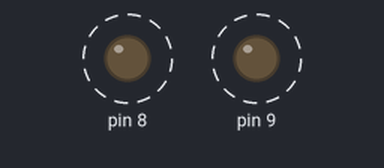
A sketch run on a simulated Arduino Uno, built with avr-gcc and run on an emulated ATmega328P. Shown: output pins drawn as LEDs (lit = HIGH). Dashed ring = blinking.

Above: at 0.5 s.
Timing chart, 0 to 4.6 s (numbered marks = the images above):
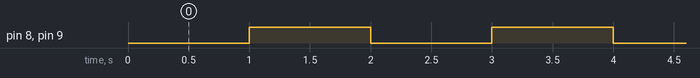

The sketch:

timerInterrupts.ino
```cpp
#include <avr/io.h>
#include <avr/interrupt.h>

int main() {

  // PB1 is configured as output and is initially set to LOW
  // Same for PB0
  DDRB = 0b00000011;
  PORTB = 0b00000000;

  cli(); // Disable global interrupts

  // Configure a Timer Interrupt
  TCCR1A = 0b00000000; // Clear the TCCR1A register
  TCCR1B = 0b00000000; // Clear TCCR1B as well

  TCNT1 = 0; // Clear the counter
  OCR1A = 15625; // Value reached after 1 sec

  TCCR1A |= (1 << COM1A0); // Toggle OC1A on Compare Match (PB0 - Pin9)
  TCCR1B |= (1 << WGM12); // CTC on MAX value of OCR1A
  TCCR1B |= (1 << CS12) | (1 << CS10); // Set prescaler to 1024

  TIMSK1 |= (1 << OCIE1A); // Enable Timer1 compare interrupt

  sei(); // Enable global interrupts

  while(1) {
    // Empty loop
  }
}

ISR(TIMER1_COMPA_vect) {
  // Code to execute during interrupt routine
  // PORTB ^= (1 << PB1); This is not needed as OC1A is toggled by default
  // Maybe toggle pin 8
  PORTB ^= (1 << PB0);
}
```

Measured:
- by itself, pin 8, pin 9: alternates HIGH for 1.0 s and LOW for 1.0 s
